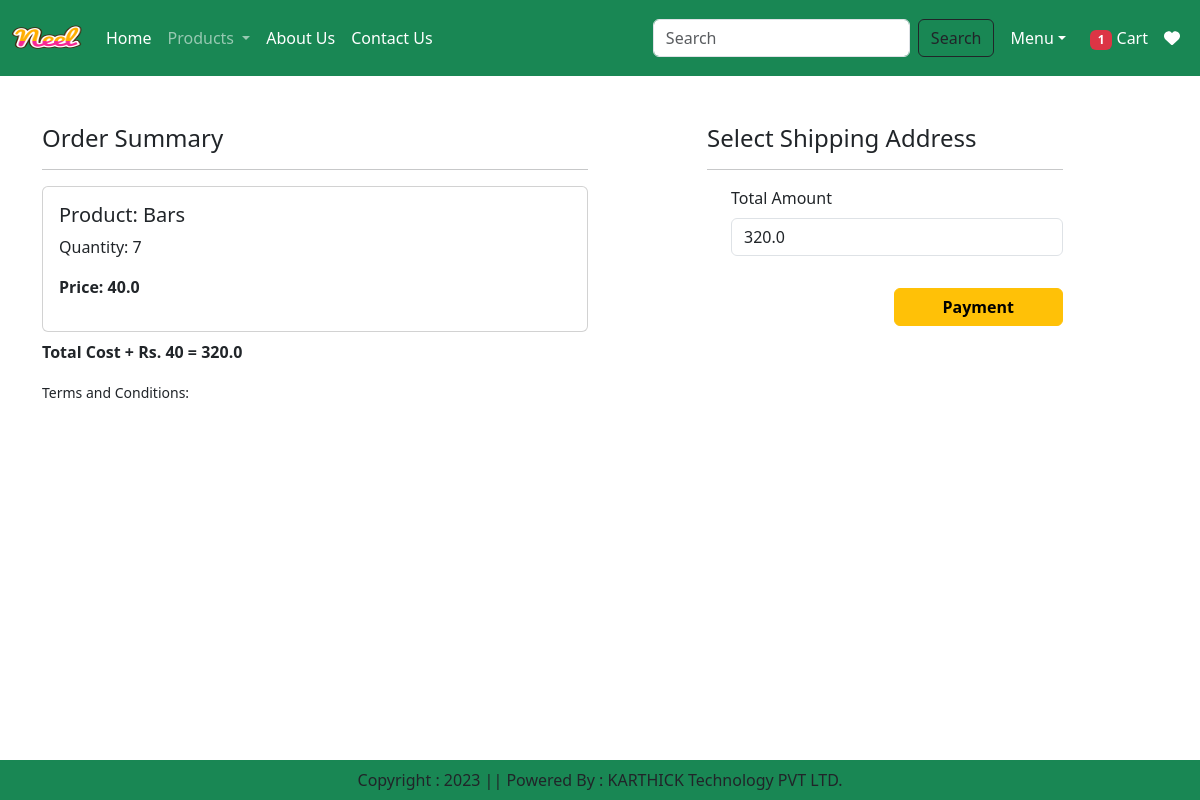
Screenshot of /checkout/ (signed in) with the database file from the repository.
### app/models.py (models this page shows, shortened)
class Cart(models.Model):
    user = models.ForeignKey(User,on_delete=models.CASCADE)
    product = models.ForeignKey(Product,on_delete=models.CASCADE)
    quantity = models.PositiveIntegerField(default=1)

class Product(models.Model):
    title = models.CharField(max_length=100)
    selling_price = models.FloatField()
    discounted_price = models.FloatField()
    description = models.TextField()
    composition = models.TextField(default='')
    prodapp = models.TextField(default='')
    category = models.CharField(choices=CATEGORY_CHOICES, max_length=2)
    product_image = models.ImageField(upload_to = 'products')

### app/views.py (the view, shortened to what this page needs)
# urls.py: path('checkout/', views.checkout.as_view(), name='checkout'),
@method_decorator(login_required,name='dispatch')
class checkout(View):
    def get(self,request):
        totalitem = 0
        wishitem = 0
        if request.user.is_authenticated:
            totalitem = len(Cart.objects.filter(user=request.user))
            wishitem = len(Wishlist.objects.filter(user=request.user))
        user=request.user
        add=Customer.objects.filter(user=user)
        cart_items=Cart.objects.filter(user=user)
        famount = 0
        for p in cart_items:
            value = p.quantity * p.product.discounted_price
            famount = famount + value
        totalamount = famount + 40
        razoramount = int(totalamount * 100)
        client = razorpay.Client(auth=(settings.RAZOR_KEY_ID, settings.RAZOR_KEY_SECRET))
        data = {"amount": razoramount, "currency":"INR", "receipt":"order_rcpid_12"}
        payment_response = client.order.create(data=data)
        print(payment_response)
        order_id = payment_response['id']
        order_status = payment_response['status']
        return render(request, 'app/checkout.html',locals())

### app/templates/app/checkout.html (shortened to what this page needs)
{% extends 'app/base.html' %}
{% load static %}
{% block main-content %}
<div class="container">
  <div class="row mt-5">
    <div class="col-sm-6">
      <h4>Order Summary</h4>
      <hr />
      {% for item in cart_items %}
      <div class="card mb-2">
        <div class="card-body">
          <h5>Product: {{item.product.title}}</h5>
          <p>Quantity: {{item.quantity}}</p>
          <p class="fw-bold">Price: {{item.product.discounted_price}}</p>
        </div>
      </div>
      {% endfor %}
      <p class="fw-bold">Total Cost + Rs. 40 = {{totalamount}}</p>
      <small>Terms and Conditions:</small>
    </div>
    <div class="col-sm-4 offset-sm-1">
      <h4>Select Shipping Address</h4>
      <hr />
      <form method="post" id="myform">
        <div class="form-check mb-3">
          <label for="totalamount" class="form-label">Total Amount</label>
          <input
            type="number"
            class="form-control"
            name="totalamount"
            value="{{totalamount}}"
            readonly
          />
        </div>
        <div class="text-end">
          <button
            id="rzp-button1"
            type="submit"
            class="btn btn-warning mt-3 px-5 fw-bold"
          >
            Payment
          </button>
          <br />
          <br />
        </div>
        <br />
        <br />
      </form>
    </div>
  </div>
</div>
{% endblock main-content %}

### rows the page displays
Cart: product "Bars", quantity "7", product.discounted_price "40.0"

### other values shown
{{ totalitem }} "1"
{{ totalamount }} "320.0"
